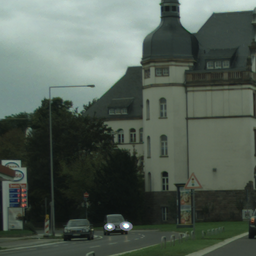
#> input picture car1.png, 256 x 256 px, found by its file name
$ python cv_vs_np_add.py
#> lines starting #> are read from the running program, lines starting #| are printed output that depends on the picture
''' NOTE: This addition of images using OpenCV also, is not perfect!
For the right way of adding, see add_images.py
'''

import cv2
from matplotlib import pyplot as plt

path = '/Users/RohanSaxena/Documents/projects/cv'

image1 = cv2.imread(path + '/car1.png')
#> image1 is the input picture: shape (256, 256, 3); mean B, G, R 83, 92.3, 80.7
image2 = cv2.imread(path + '/car2.png')
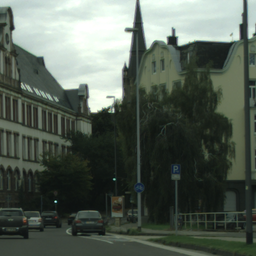
#> input picture car2.png, 256 x 256 px, found by its file name
#> image2 is the input picture: shape (256, 256, 3); mean B, G, R 84.8, 94.4, 84.6

np_add = image1 + image2
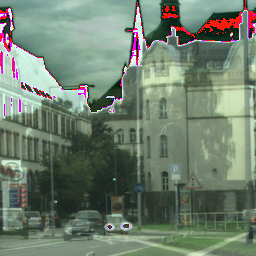
#> np_add: shape (256, 256, 3); mean B, G, R 110.6, 127.2, 111.9
cv_add = cv2.add(image1, image2)
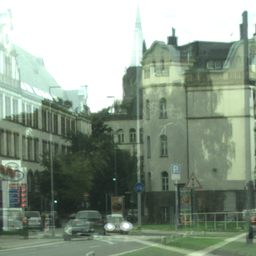
#> cv_add: shape (256, 256, 3); mean B, G, R 140, 155.4, 141.3

fig = plt.figure()

a = fig.add_subplot(2, 2, 1)
a.set_title('Image 1')
plt.imshow(image1)

a = fig.add_subplot(2, 2, 2)
a.set_title('Image 2')
plt.imshow(image2)

# NumPy does a modulo addition: 190 + 190 (> 255) = 380 % 255 = 125
a = fig.add_subplot(2, 2, 3)
a.set_title('NumPy')
plt.imshow(np_add)

''' ALWAYS USE OPENCV FOR ADDING IMAGES! '''
# OpenCV saturates the addition: 190 + 190 (> 255) = 255
a = fig.add_subplot(2, 2, 4)
a.set_title('OpenCV')
plt.imshow(cv_add)

plt.tight_layout()
plt.show()
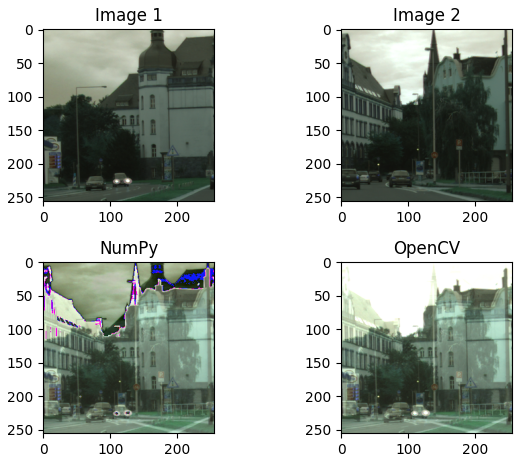
#> figure drawn by matplotlib, 4 panels; B, G, R data is drawn as R, G, B
